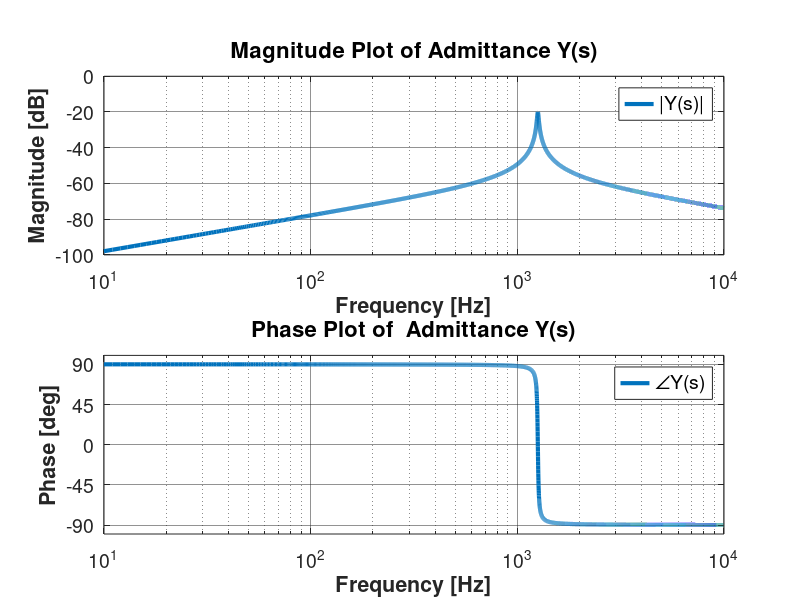

MATLAB code to generate this figure: (Note: this script raises an error after producing the figure.)
%Team B2 Hw4
%3/2/21

clc
clear all
close all

%%
%%%%%%%%%%%%%%%%%%%%%%%%%%%%%%%%%%%%%%%%%%%%%%%%%%%%%%%%%
%%%%%%%%%%%%%%%%%%%-Question 1%%%%%%%%%%%%%%%%%%%%%%%%%%%
%%%%%%%%%%%%%%%%%%%%%%%%%%%%%%%%%%%%%%%%%%%%%%%%%%%%%%%%%
%Parameters
m = 0.5; % Mass in [kg]
C = 1.2665e-6; %Spring Compliance in [m/N]
R = 10;% Damping Coefficent in [Ns/m]
freqL  = 10;
freqH  = 10000;

%Y(jw) - Mechanical Admittance in Laplace Domain
w = (freqL:freqH);
ss = (1j)*w;
Y = 1./(m.*ss+1./(C.*ss)+R);

%Y(s) plot
mag = 20*log10(abs(Y));
phase = angle(Y)*180/pi;

figure(1)
set(gcf,'position',[0,0,1080,1080])

subplot(2,1,1);
mm = semilogx(w,mag);
set(mm, 'LineWidth', 3)
xlim([freqL,freqH])
ylim([-1e2,0])
grid on
xlabel('Frequency [Hz]', 'FontSize',16,'FontWeight','bold')
ylabel('Magnitude [dB]', 'FontSize', 16, 'FontWeight', 'bold')
set(gca, 'FontSize',14,'GridAlpha',0.5,'MinorGridAlpha', 0.5);
legend('|Y(s)|','FontSize',14);
title('Magnitude Plot of Admittance Y(s)', 'FontSize', 16, 'FontWeight','bold')

subplot(2,1,2);
pp = semilogx(w,phase);
set(pp, 'LineWidth', 3)
xlim([freqL,freqH])
ylim([-1e2,1e2])
grid on
xlabel('Frequency [Hz]', 'FontSize', 16, 'FontWeight', 'bold')
ylabel('Phase [deg]', 'FontSize', 16, 'FontWeight', 'bold')
set(gca, 'FontSize',14,'GridAlpha',0.5,'MinorGridAlpha', 0.5);
legend('\angleY(s)', 'FontSize',14,'Location','best')
title('Phase Plot of  Admittance Y(s)', 'FontSize', 16, 'FontWeight', 'bold')
set(gca,'YTick',(-2:2)*45)
saveas(gcf,'Y.png')
%%
%Define s
s = tf('s');

Y = 1/(m*s+1/(C*s)+R);
wn = sqrt(1/(C*m));
coeff = [25, 100, 20, 20, 20];
wf = [1, 10*wn, 2*wn, wn+1,wn];
xl = [0.05,0.05,0.05,0.05,0.05];
 
for ii = 1:length(wf)
    
    %Solving v(t) & x(t)    
    N = round(coeff(ii)*wn); % Numbers of pts
    dt = 1/(coeff(ii)*wn); %differential time step
    t = 5*(0:N-1)*dt;

    F = 2*sin(wf(ii)*t);

    v = lsim(Y,F,t);
    x = lsim(Y/s,F,t);

    %Ploting v(t)
    figure(ii)
    set(gcf,'position',[0,0,1080,360])
    subplot(1,2,1);
    plot(t,v, 'LineWidth', 1);
    grid on
    xlabel('Time [s]', 'FontSize',16,'FontWeight','bold')
    ylabel('Velocity [m/s]', 'FontSize', 16, 'FontWeight', 'bold')
    set(gca, 'FontSize',14,'GridAlpha',0.5,'MinorGridAlpha', 0.5);
    xlim([0,xl(ii)])
    legend('w_f =' + string(wf(ii)),'FontSize',14);
    title('Velocity v(t)', 'FontSize', 16, 'FontWeight','bold')

    %Ploting x(t)
    subplot(1,2,2);
    plot(t,x, 'LineWidth', 1);
    grid on
    xlabel('Time [s]', 'FontSize',16,'FontWeight','bold')
    ylabel('Position [m]', 'FontSize', 16, 'FontWeight', 'bold')
    set(gca, 'FontSize',14,'GridAlpha',0.5,'MinorGridAlpha', 0.5);
    xlim([0,xl(ii)])
    legend('w_f =' + string(wf(ii)),'FontSize',14);
    title('Position x(t)', 'FontSize', 16, 'FontWeight','bold')
    saveas(gcf, string(wf(ii))+'.png');
    
end


%% Changing R & C
%Define s
s = tf('s');

%Parameters
m = 0.5; % Mass in [kg]
C = 1.2665e-6; %Spring Compliance in [m/N]
R = 10;% Damping Coefficent in [Ns/m]

%Y(jw) - Mechanical Admittance in Laplace Domain
w = (freqL:freqH);
ss = (1j)*w;

% set-up
len = 5;
Q = (1:len);
mag=zeros(length(Q),length(w));
phase=zeros(length(Q),length(w));
txt = strings(length(Q),1);
RR = zeros(length(Q),1);
CC = zeros(length(Q),1);
base = 10;

%DSP set-up
wn = sqrt(1/(C*m));
N = round(2.5*wn)*20; % Numbers of pts
dt = 1/(2.5*wn*20); %differential time step
t = (0:N-1)*dt;
wf = 2*wn; %rad/s
F = 2*sin(wf*t);

% x(t) and v(t) arrays
v = zeros(len, N);
x = zeros(len, N);

V=zeros(length(Q),1);
X=zeros(length(Q),1);

%Solving
for ii = 1:length(Q)
    %Y(s) plot
    RR(ii) = R*base^(Q(ii)-3);
    Y = 1./(m.*ss+1./(C.*ss)+RR(ii));
    YY = 1/(m*s+1/(C*s)+RR(ii));
    mag(ii,:) = 20*log10(abs(Y));
    phase(ii,:) = angle(Y)*180/pi;
    txt(ii) = strcat(string(base^(Q(ii)-3)));
    
    %Solving v(t) & x(t)
    v(ii,:) = lsim(YY,F,t);
    x(ii,:) = lsim(YY/s,F,t);
end

%---R Mag & Angle Plot---%
figure(4)
set(gcf,'position',[0,0,1080,1080])

    %----R Mag Plot----%
    subplot(2,1,1);
    mm = semilogx(w,mag);
    set(mm, 'LineWidth', 2)
    xlim([freqL,freqH])
    ylim([-1e2,0])
    grid on
    xlabel('Frequency [Hz]', 'FontSize',16,'FontWeight','bold')
    ylabel('Magnitude [dB]', 'FontSize', 16, 'FontWeight', 'bold')
    set(gca, 'FontSize',14,'GridAlpha',0.5,'MinorGridAlpha', 0.5);
    leg = legend(txt,'FontSize',14);
    htitle = get(leg,'Title');
    set(htitle, 'String','Ratio R_i/R')
    title('Magnitude Plot of Admittance Y(s) with Varying R', 'FontSize', 16, 'FontWeight','bold')

    %----R Angle Plot----%
    subplot(2,1,2);
    pp = semilogx(w,phase);
    set(pp, 'LineWidth', 2)
    xlim([freqL,freqH])
    ylim([-1e2,1e2])
    grid on
    xlabel('Frequency [Hz]', 'FontSize', 16, 'FontWeight', 'bold')
    ylabel('Phase [deg]', 'FontSize', 16, 'FontWeight', 'bold')
    set(gca, 'FontSize',14,'GridAlpha',0.5,'MinorGridAlpha', 0.5);
    leg = legend(txt, 'FontSize',14,'Location','best');
    htitle = get(leg,'Title');
    set(htitle, 'String','Ratio R_i/R')
    title('Phase Plot of  Admittance Y(s) with Varying R', 'FontSize', 16, 'FontWeight', 'bold')
    set(gca,'YTick',(-2:2)*45)
    saveas(gcf,'R.png')
%%
% %----R Velocity Plot----%
figure(5)
set(gcf,'position',[0,0,720,360])
plot(t,v, 'LineWidth', 1);
grid on
xlabel('Time [s]', 'FontSize',16,'FontWeight','bold')
ylabel('Velocity [m/s]', 'FontSize', 16, 'FontWeight', 'bold')
xlim([0,0.01])
set(gca, 'FontSize',14,'GridAlpha',0.5,'MinorGridAlpha', 0.5);
leg = legend(txt,'FontSize',14);
htitle = get(leg,'Title');
set(htitle, 'String','Ratio R_i/R')
title('Velocity v(t) with varying R at \omega_f = 1 rad/s', 'FontSize', 16, 'FontWeight','bold')
saveas(gcf,'Rv.png');
%%
%----R Position Plot----%
figure(6)
set(gcf,'position',[0,0,720,360])
plot(t,x, 'LineWidth', 1);
grid on
xlabel('Time [s]', 'FontSize',16,'FontWeight','bold')
ylabel('Position [m]', 'FontSize', 16, 'FontWeight', 'bold')
set(gca, 'FontSize',14,'GridAlpha',0.5,'MinorGridAlpha', 0.5);
leg = legend(txt,'FontSize',14);
xlim([0,0.01])
htitle = get(leg,'Title');
set(htitle, 'String','Ratio R_i/R')
title('Position x(t) with varying R at \omega_f = 1 rad/s', 'FontSize', 16, 'FontWeight','bold')
saveas(gcf,'Rx.png');


%%
%--------------Varying C---------------------------------%

%DSP set-up
wn = sqrt(1/(C*m));
N = round(2.5*wn)*25^2; % Numbers of pts
dt = 1/(2.5*wn*25); %differential time step
t = (0:N-1)*dt;
base = 100;
wf = 2*wn;
F = 2*sin(wf*t);

v = zeros(len, N);
x = zeros(len, N);

%Solving
for ii = 1:length(Q)
    CC(ii) = C*base^(ii-2);
    Y = 1./(m.*ss+1./(CC(ii).*ss)+R);
    YY = 1/(m*s+1/(CC(ii)*s)+R);
    mag(ii,:) = 20*log10(abs(Y));
    phase(ii,:) = angle(Y)*180/pi;
    txt(ii) = strcat(string(base^(Q(ii)-2)));
    
    %Solving v(t) & x(t)
    v(ii,:) = lsim(YY,F,t);
    x(ii,:) = lsim(YY/s,F,t);
    
end

%---C Mag & Angle Plot---%
figure(7)
set(gcf,'position',[0,0,1080,1080])

    %----C Mag Plot----%
    subplot(2,1,1);
    mm = semilogx(w,mag);
    set(mm, 'LineWidth', 2)
    xlim([freqL,freqH])
    ylim([-1e2,0])
    grid on
    xlabel('Frequency [Hz]', 'FontSize',16,'FontWeight','bold')
    ylabel('Magnitude [dB]', 'FontSize', 16, 'FontWeight', 'bold')
    set(gca, 'FontSize',14,'GridAlpha',0.5,'MinorGridAlpha', 0.5);
    leg = legend(txt,'FontSize',14, 'Location', 'best');
    htitle = get(leg,'Title');
    set(htitle, 'String','Ratio C_i/C')
    title('Magnitude Plot of Admittance Y(s) with Varying C', 'FontSize', 16, 'FontWeight','bold')

    %----C Angle Plot----%
    subplot(2,1,2);
    pp = semilogx(w,phase);
    set(pp, 'LineWidth', 2)
    xlim([freqL,freqH])
    ylim([-1e2,1e2])
    grid on
    xlabel('Frequency [Hz]', 'FontSize', 16, 'FontWeight', 'bold')
    ylabel('Phase [deg]', 'FontSize', 16, 'FontWeight', 'bold')
    set(gca, 'FontSize',14,'GridAlpha',0.5,'MinorGridAlpha', 0.5);
    leg = legend(txt, 'FontSize',14,'Location','best');
    htitle = get(leg,'Title');
    set(htitle, 'String','Ratio C_i/C')
    title('Phase Plot of  Admittance Y(s) with Varying C', 'FontSize', 16, 'FontWeight', 'bold')
    set(gca,'YTick',(-2:2)*45)
    saveas(gcf,'C.png')

%----C Velocity Plot----%
figure(8)
plot(t,v, 'LineWidth', 1);
grid on
xlabel('Time [s]', 'FontSize',16,'FontWeight','bold')
ylabel('Velocity [m/s]', 'FontSize', 16, 'FontWeight', 'bold')
xlim([0,0.025])
set(gca, 'FontSize',14,'GridAlpha',0.5,'MinorGridAlpha', 0.5);
leg = legend(txt,'FontSize',14);
htitle = get(leg,'Title');
set(htitle, 'String','Ratio C_i/C')
title('Velocity v(t) with varying C', 'FontSize', 16, 'FontWeight','bold')
saveas(gcf,'Cv.png');

%----C Position Plot----%
figure(9)
plot(t,x, 'LineWidth', 1);
grid on
xlabel('Time [s]', 'FontSize',16,'FontWeight','bold')
ylabel('Position [m]', 'FontSize', 16, 'FontWeight', 'bold')
xlim([0,0.025])
set(gca, 'FontSize',14,'GridAlpha',0.5,'MinorGridAlpha', 0.5);
leg = legend(txt,'FontSize',14);
htitle = get(leg,'Title');
set(htitle, 'String','Ratio C_i/C')
title('Position x(t) with varying C', 'FontSize', 16, 'FontWeight','bold')
saveas(gcf,'Cx.png');

%%
%%%%%%%%%%%%%%%%%%%%%%%%%%%%%%%%%%%%%%%%%%%%%%%%%%%%%%%%%
%%%%%%%%%%%%%%%%%%%-Question 2%%%%%%%%%%%%%%%%%%%%%%%%%%%
%%%%%%%%%%%%%%%%%%%%%%%%%%%%%%%%%%%%%%%%%%%%%%%%%%%%%%%%%
m = 1; %kg
g = 9.81; %N/kg
C = 0.1; %m/N
R = 10; %kg/s
theta = [0,pi/6,pi/4,2*pi/3,pi/2];
wn = sqrt(1/m*C);

s = tf('s');
Y = 1/(m*s+1/(C*s)+R);
wf = 10;
dt = 1/(250*wn);
t = (0:dt:10);

figure(1)
for ii = 1:length(theta)
    F = 10*s/(s^2+wf^2) - m*g*sin(theta(ii))/s;
    X = F*Y/s;
    x = impulse(X,t);
    plot(t,x, 'LineWidth', 2)
    hold on
end
grid on
xlabel('Time [s]', 'FontSize',16,'FontWeight','bold')
ylabel('Position [m]', 'FontSize', 16, 'FontWeight', 'bold')
xlim([0,10])
set(gca, 'FontSize',14,'GridAlpha',0.5,'MinorGridAlpha', 0.5);
legend('0', '\pi/6','\pi/4','\pi/3','\pi/2','FontSize',14);
title('Position vs Time with Varying \theta', 'FontSize', 16, 'FontWeight','bold')
saveas(gcf,'Q2x.png');

%%
%%%%%%%%%%%%%%%%%%%%%%%%%%%%%%%%%%%%%%%%%%%%%%%%%%%%%%%%%
%%%%%%%%%%%%%%%%%%%-Question 3%%%%%%%%%%%%%%%%%%%%%%%%%%%
%%%%%%%%%%%%%%%%%%%%%%%%%%%%%%%%%%%%%%%%%%%%%%%%%%%%%%%%%

s = tf('s');

m = 50; %kg
L = 1; %m
d = 0.05; %m
r = 0.2; %m
G = 8.3*10^10; %Pa
zeta = 0.01;
w_f = 215; %rad/s

J = pi/32*d^4;
k = G*J/L;
C = 1/k;

I = 1/2*m*r^2;
wn = sqrt(1/(I*C));
R = 2*I*wn*zeta;

Y = 1/(I*s+R+1/(C*s));
M = w_f^2/(s^2+w_f^2);

Omega = Y*M;
Theta = Omega/s;

t = (0:0.001:2.5);
omega = impulse(Omega,t);
theta = impulse(Theta,t);

figure()
set(gcf,'position',[0,0,960,540])
subplot(2,1,1);
plot(t,omega, 'LineWidth', 2)
grid on
xlabel('Time [s]', 'FontSize',16,'FontWeight','bold')
ylabel('Position [m]', 'FontSize', 16, 'FontWeight', 'bold')
set(gca, 'FontSize',14,'GridAlpha',0.5,'MinorGridAlpha', 0.5);
legend('50kg','FontSize',14);
title('Angular Velocity vs Time', 'FontSize', 16, 'FontWeight','bold')

subplot(2,1,2);
plot(t,theta, 'LineWidth', 2)
grid on
xlabel('Time [s]', 'FontSize',16,'FontWeight','bold')
ylabel('Position [m]', 'FontSize', 16, 'FontWeight', 'bold')
set(gca, 'FontSize',14,'GridAlpha',0.5,'MinorGridAlpha', 0.5);
legend('50kg','FontSize',14);
title('Angular Displacement vs Time', 'FontSize', 16, 'FontWeight','bold')
saveas(gcf,'Q3.png');





    